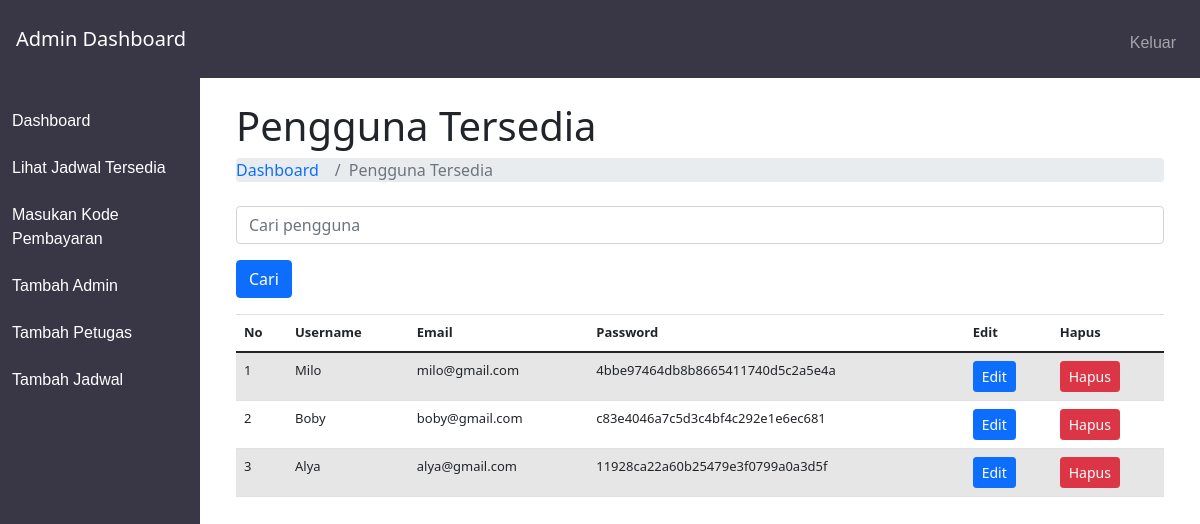
The app's page /admin-dashboard/index.php?page=show_user (signed in) with its own data.
### tables this page shows
CREATE TABLE `pengguna` (
  `id_pengguna` int(11) NOT NULL,
  `username` varchar(50) NOT NULL,
  `email` varchar(50) NOT NULL,
  `password` varchar(50) NOT NULL,
  `id_level` int(11) NOT NULL
);

### admin-dashboard/show_user.php (the view, shortened to what this page needs)
<!DOCTYPE html>
<html>
<head>
</head>
<body>
  <div class="container-fluid px-4">
    <h1 class="mt-4">Pengguna Tersedia</h1>
    <ol class="breadcrumb mb-4">
      <li class="breadcrumb-item"><a href="index.php" class="text-decoration-none">Dashboard</a></li>
      <li class="breadcrumb-item active">Pengguna Tersedia</li>
    </ol>
    <form method="POST" action="">
      <div class="form-group">
        <input type="text" name="cari" placeholder="Cari pengguna" class="form-control">
      </div>
      <div class="form-group">
        <button type="submit" class="btn btn-primary">Cari</button>
      </div>
    </form>
    <?php
    include "../koneksi.php";
    if (isset($_POST['cari'])) {
      $cari = $_POST['cari'];
      $query = "SELECT * FROM pengguna WHERE username LIKE '%" . $cari . "%' OR email LIKE '%" . $cari . "%'";
      $data = mysqli_query($conn, $query);
    } else {
      $query = "SELECT * FROM pengguna";
      $data = mysqli_query($conn, $query);
    }
    ?>
    <div class="table-responsive">
      <table class="table table-striped">
        <thead>
          <tr>
            <th>No</th>
            <th>Username</th>
            <th>Email</th>
            <th>Password</th>
            <th>Edit</th>
            <th>Hapus</th>
          </tr>
        </thead>
        <tbody>
          <?php
          include "../koneksi.php";
          if (isset($_POST['cari'])) {
            $cari = $_POST['cari'];
            $query = "SELECT * FROM pengguna WHERE id_level = 3 AND username LIKE '%" . $cari . "%'";
            $data = mysqli_query($conn, $query);
          } else {
            $query = "SELECT * FROM pengguna WHERE id_level = 3";
            $data = mysqli_query($conn, $query);
          }
          if (mysqli_num_rows($data) > 0) {
            $no = 1;
            while ($row = mysqli_fetch_assoc($data)) {
              echo "<tr>";
              echo "<td>" . $no++ . "</td>";
              echo "<td>" . $row["username"] . "</td>";
              echo "<td>" . $row["email"] . "</td>";
              echo "<td>" . $row["password"] . "</td>";
              echo "<td><a href='edit_pengguna.php?id_pengguna=" . $row['id_pengguna'] . "' class='btn btn-sm btn-primary'>Edit</a></td>";
              echo "<td><button class='btn btn-sm btn-danger' onclick='hapusPengguna(" . $row['id_pengguna'] . ")'>Hapus</button></td>";
              echo "</tr>";
            }
          }
          ?>
        </tbody>
      </table>
    </div>
</body>
</html>

### admin-dashboard/admin-assets/style-admin-index.css (style rules this page uses)
table, thead, tr, th { font-size: 13px; }

### records on screen
pengguna: username "Milo", email "milo@gmail.com", password "4bbe97464db8b8665411740d5c2a5e4a"
pengguna: username "Boby", email "boby@gmail.com", password "c83e4046a7c5d3c4bf4c292e1e6ec681"
pengguna: username "Alya", email "alya@gmail.com", password "11928ca22a60b25479e3f0799a0a3d5f"
